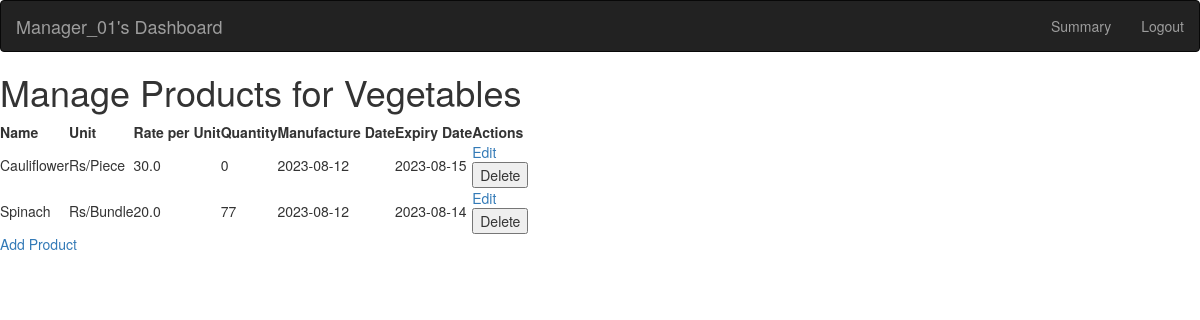
The app's page /ActionsProduct/1 with its own data.
### app.py (models this page shows, shortened)
class Category(db.Model):
  category_id = db.Column(db.Integer, primary_key = True)
  category_name = db.Column(db.String, nullable = False)
  products = db.relationship("Product", back_populates = "category",  cascade='all, delete-orphan')

class Product(db.Model):
  product_id = db.Column(db.Integer, primary_key = True)
  product_name = db.Column(db.String, nullable = False)
  unit = db.Column(db.String, nullable=False)
  rate_per_unit = db.Column(db.Float, nullable=False)
  quantity = db.Column(db.Integer, nullable=False)
  manufacture_date = db.Column(db.Date)
  expiry_date = db.Column(db.Date)
  category_id = db.Column(db.Integer, db.ForeignKey("category.category_id"))
  category = db.relationship('Category', back_populates='products')
  users = db.relationship('Association', back_populates='product')

### app.py (the view)
@app.route('/ActionsProduct/<int:category_id>')
def ActionsProduct(category_id):
    category = Category.query.get_or_404(category_id)
    return render_template('ActionsProduct.html', category=category)

### templates/ActionsProduct.html (shortened to what this page needs)
<!DOCTYPE html>
<html>
    <head>
        <link rel="stylesheet" href="https://maxcdn.bootstrapcdn.com/bootstrap/3.4.1/css/bootstrap.min.css">
    </head>
    <body>
    <nav class="navbar navbar-inverse">
        <div class="container-fluid">
          <div class="navbar-header">
            <a class="navbar-brand" href="/manager_dashboard">Manager_01's Dashboard</a>
          </div>
          <ul class="nav navbar-nav navbar-right">
            <li><a href="#">Summary</a></li>
            <li><a href="/admin_page">Logout</a></li>
          </ul>
        </div>
    </nav>
    <h1>Manage Products for {{ category.category_name }}</h1>
  <table>
    <tr>
      <th>Name</th>
      <th>Unit</th>
      <th>Rate per Unit</th>
      <th>Quantity</th>
      <th>Manufacture Date</th>
      <th>Expiry Date</th>
      <th>Actions</th>
    </tr>
    {% for product in category.products %}
      <tr>
        <td>{{ product.product_name }}</td>
        <td>{{ product.unit }}</td>
        <td>{{ product.rate_per_unit }}</td>
        <td>{{ product.quantity }}</td>
        <td>{{ product.manufacture_date}}</td>
        <td>{{ product.expiry_date}}</td>
        <td>
          <a href="{{ url_for('edit_product', product_id=product.product_id) }}">Edit</a>
          <form action="{{ url_for('delete_product', product_id=product.product_id) }}" method="post">
            <input type="submit" value="Delete">
          </form>
        </td>
      </tr>
    {% endfor %}
  </table>
  <a href="{{ url_for('AddProduct', category_id=category.category_id) }}">Add Product</a>
    </body>
</html>

### records on screen
Category: category_name "Vegetables"
Product: product_name "Cauliflower", unit "Rs/Piece", rate_per_unit "30.0", quantity "0", manufacture_date "2023-08-12", expiry_date "2023-08-15"
Product: product_name "Spinach", unit "Rs/Bundle", rate_per_unit "20.0", quantity "77", manufacture_date "2023-08-12", expiry_date "2023-08-14"
